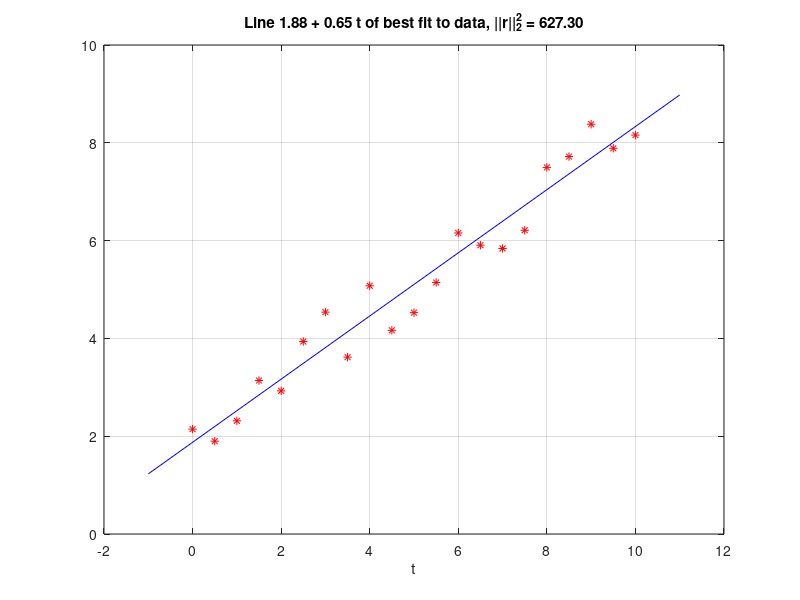

MATLAB code for this plot:
% MATH2089: File = exlsq2.m
% Find line of best fit to data in least squares sense

format compact

% Sample points
tdat = [0:0.5:10];
% Line data plus normally distributed noise
x0 = [2; 0.6]
sigma = 0.5
ydat = x0(1) + x0(2)*tdat + 0.6*randn(size(tdat));

% Coefficieint matrix
% Force to be a column vector
tdat = tdat(:); ydat = ydat(:);
A = [ones(size(tdat)) tdat];

% Condition number of A
Acond = cond(A)

% Least squares solution via Normal equations
ATA = A'*A
ATy = A'*ydat
xn = ATA \ ATy

% Least squares solution using backslash (QR factorization)
xs = A \ ydat

% Line of best fit
tplt = [min(tdat)-1 max(tdat)+1];
yplt = xs(1)+ xs(2)*tplt;

% Residuals
r = xs(1) + xs(2)*tdat;
rnrm2 = sum(r.*r)

figure(1)
plot(tdat, ydat, 'r*', tplt, yplt, 'b-')
grid on
xlabel('t')
tstr = sprintf('Line %.2f + %.2f t of best fit to data, ||r||_2^2 = %.2f', xs, rnrm2);
title(tstr)
%title('Linear least squares')